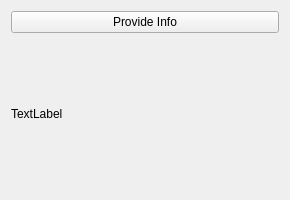
<?xml version="1.0" encoding="UTF-8"?>
<ui version="4.0">
 <class>Widget</class>
 <widget class="QWidget" name="Widget">
  <property name="geometry">
   <rect>
    <x>0</x>
    <y>0</y>
    <width>290</width>
    <height>200</height>
   </rect>
  </property>
  <property name="windowTitle">
   <string>Widget</string>
  </property>
  <layout class="QVBoxLayout" name="verticalLayout">
   <item>
    <widget class="QPushButton" name="provideInfoButton">
     <property name="text">
      <string>Provide Info</string>
     </property>
    </widget>
   </item>
   <item>
    <widget class="QLabel" name="infoLabel">
     <property name="text">
      <string>TextLabel</string>
     </property>
     <property name="wordWrap">
      <bool>true</bool>
     </property>
    </widget>
   </item>
  </layout>
 </widget>
 <resources/>
 <connections/>
</ui>
